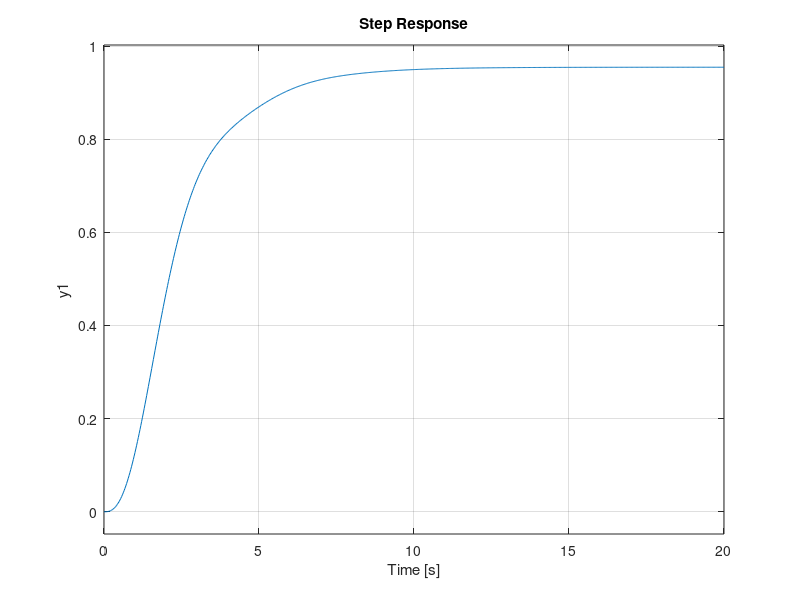

The MATLAB source for this figure:
clc
clear all
close all

%Creating a transfer function (1/LC)/(s^2+R/L*s+1/LC)

num_rlc=[2 18 42]; % numerator coefficients of s
den_rlc=[1 16 60 117 128 44]; %denominator coefficients of s
sys_rlc=tf(num_rlc,den_rlc); %creating a trnsfer function
step(sys_rlc) %plotting output voltage for the system 'sys_rlc for a step input voltage of 1V'


